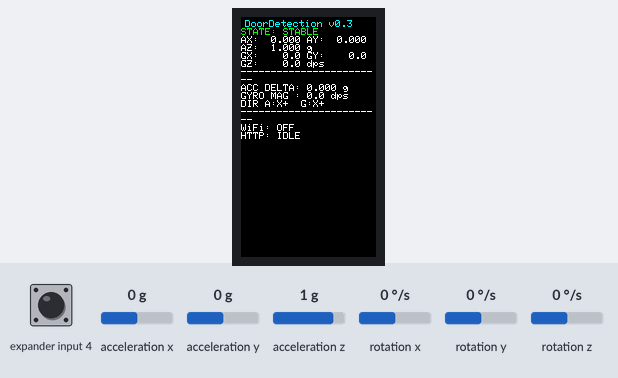
Recording of a sketch running on a simulated ESP32-S3. Shown: 135×240 colour display. The inputs (shaded band) are chosen by the test bench; at power-on: acceleration x 0 g, acceleration y 0 g, acceleration z 1 g, rotation y 0 °/s, rotation z 0 °/s, expander input 4 HIGH, rotation x 0 °/s. WiFi joins after 1.5 s; servers stay silent unless stated; uploads are accepted with an empty reply; not simulated (calls return 0 or success): secrets.h; what the sketch prints to the serial monitor is not drawn.

Above: at 1.3 s.
1.4 s: acceleration x set to -1.4 g
At 1.57 s:
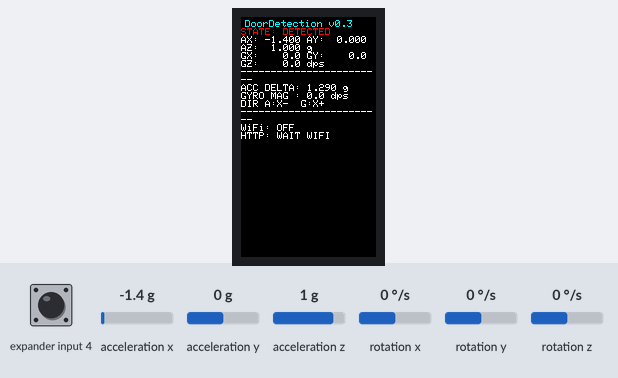
3.3 s: acceleration y set to -0.8 g
At 3.48 s:
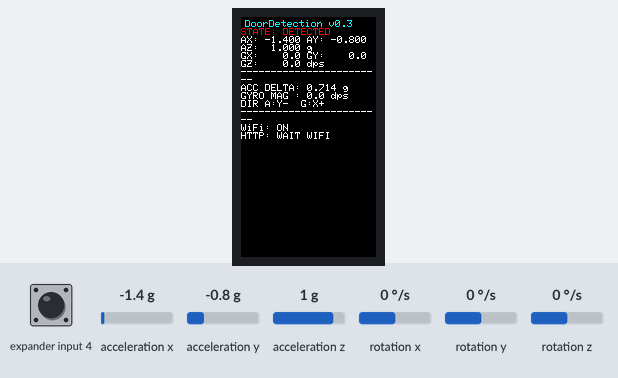
5.2 s: acceleration z set to 0 g
At 6.72 s:
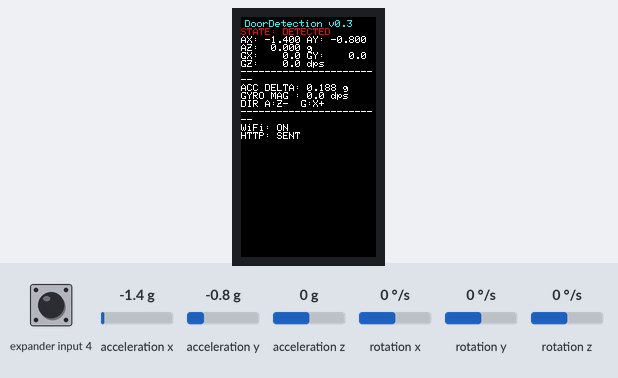
8.2 s: rotation y set to -192 °/s
At 9.8 s:
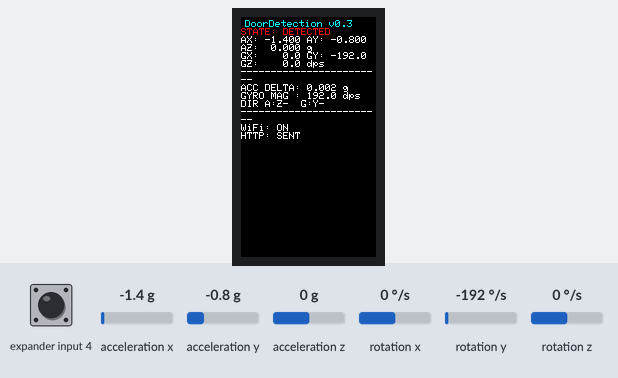
10.2 s: rotation y set to 0 °/s
At 11.4 s:
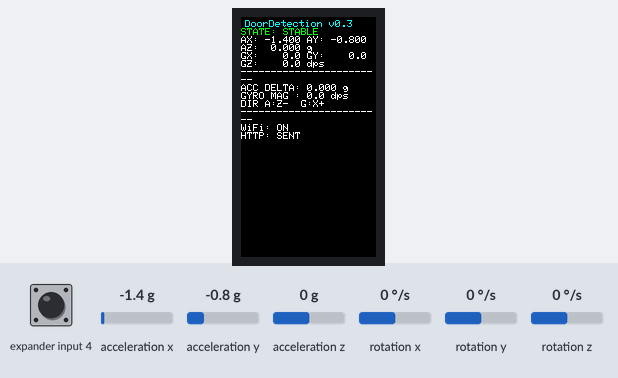
13.2 s: rotation z set to -192 °/s
At 14.2 s:
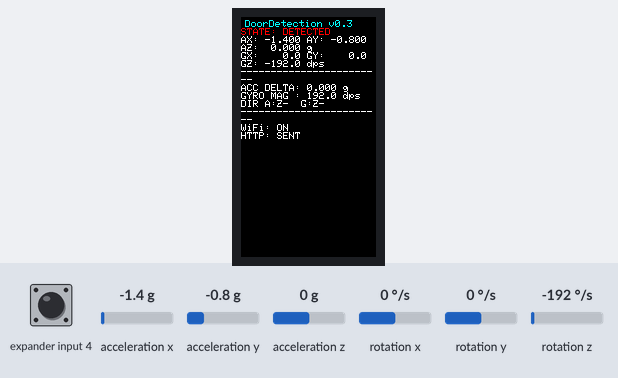

Measured:
- after the input at 1.4 s, the display: changes after 0.13 s (image 1)
- after the input at 3.3 s, the display: first differs from a run without the input after 0.13 s (image 2)
- after the input at 5.2 s, the display: first differs from a run without the input after 0.14 s (image 3 shows a later state)
- after the input at 10.2 s, the display: first changes after 0.05 s (image 5 shows a later state)
- after the input at 13.2 s, the display: changes after 0.25 s (image 6)

The sketch:

DoorDetection.ino
```cpp
#include <M5Cardputer.h>
#include <WiFi.h>
#include <HTTPClient.h>
#include <math.h>

#include "secrets.h"

// ====================================================
// DoorDetection v0.3
// Cardputer ADV - Real-time IMU Motion Monitor
// ====================================================

// Windows PC 주소로 변경
const char* SERVER_URL =
    "http://10.50.13.92:8080/api/events";

// 측정 및 화면 갱신 주기
constexpr uint32_t SAMPLE_MS = 20;
constexpr uint32_t DISPLAY_MS = 100;

// 감지 시작 임계값
constexpr float ACC_ON_G = 0.16f;
constexpr float GYRO_ON_DPS = 20.0f;

// 감지 종료 임계값 (시작보다 낮게 설정)
constexpr float ACC_OFF_G = 0.07f;
constexpr float GYRO_OFF_DPS = 7.0f;

// 이 시간 동안 안정 상태가 지속되면 감지 해제
constexpr uint32_t STABLE_MS = 500;

// 가속도 기준값 갱신 속도
constexpr float FILTER_ALPHA = 0.04f;

// 네트워크 재연결/전송 재시도
constexpr uint32_t WIFI_RETRY_MS = 10000;
constexpr uint32_t HTTP_RETRY_MS = 5000;

// ====================================================
// 상태
// ====================================================

bool detected = false;
bool stableCounting = false;
bool accelReady = false;

bool eventPending = false;

uint32_t lastSample = 0;
uint32_t lastDisplay = 0;
uint32_t stableSince = 0;
uint32_t lastWiFiAttempt = 0;
uint32_t lastHttpAttempt = 0;

float eventMotionG = 0.0f;

// 원본 가속도
float ax = 0, ay = 0, az = 0;

// 원본 각속도
float gx = 0, gy = 0, gz = 0;

// 천천히 움직이는 기준 가속도
float refX = 0, refY = 0, refZ = 0;

// 순간 가속도 변화량
float dx = 0, dy = 0, dz = 0;

float accelMotion = 0;
float gyroMotion = 0;

// 화면에 표시할 주요 방향
char accelDirection[3] = "--";
char gyroDirection[3] = "--";

const char* serverStatus = "IDLE";

// ====================================================
// 방향 계산
// ====================================================

void getDominantDirection(
    float x, float y, float z,
    char* output
) {
    float absX = fabsf(x);
    float absY = fabsf(y);
    float absZ = fabsf(z);

    char axis = 'X';
    float value = x;

    if (absY > absX && absY >= absZ) {
        axis = 'Y';
        value = y;
    } else if (absZ > absX && absZ > absY) {
        axis = 'Z';
        value = z;
    }

    output[0] = axis;
    output[1] = value >= 0 ? '+' : '-';
    output[2] = '\0';
}

// ====================================================
// 감지 상태 처리
// ====================================================

void startDetection() {
    detected = true;
    stableCounting = false;

    // 서버 이벤트 발생
    // 아직 보내지 못한 이벤트가 있다면 보존
    if (!eventPending) {
        eventMotionG = accelMotion;
        eventPending = true;
        lastHttpAttempt = millis() - HTTP_RETRY_MS;
    }

    Serial.printf(
        "[DETECTED] ACC=%.3f g, GYRO=%.1f dps\n",
        accelMotion,
        gyroMotion
    );
}

void stopDetection() {
    detected = false;
    stableCounting = false;

    Serial.println("[STABLE] Motion stopped");
}

// ====================================================
// IMU 측정
// ====================================================

void updateIMU() {
    if (!M5.Imu.update()) {
        return;
    }

    auto imu = M5.Imu.getImuData();

    ax = imu.accel.x;
    ay = imu.accel.y;
    az = imu.accel.z;

    gx = imu.gyro.x;
    gy = imu.gyro.y;
    gz = imu.gyro.z;

    // 최초 측정값으로 기준 초기화
    if (!accelReady) {
        refX = ax;
        refY = ay;
        refZ = az;
        accelReady = true;
        return;
    }

    // 현재 가속도와 느리게 움직이는 기준값 차이
    dx = ax - refX;
    dy = ay - refY;
    dz = az - refZ;

    // 가속도 변화량의 크기
    accelMotion = sqrtf(
        dx * dx +
        dy * dy +
        dz * dz
    );

    // 자이로 각속도의 크기
    gyroMotion = sqrtf(
        gx * gx +
        gy * gy +
        gz * gz
    );

    // 가장 크게 반응한 축 표시
    getDominantDirection(dx, dy, dz, accelDirection);
    getDominantDirection(gx, gy, gz, gyroDirection);

    // 가속도 기준값을 천천히 현재 자세에 맞춰 갱신
    refX += FILTER_ALPHA * dx;
    refY += FILTER_ALPHA * dy;
    refZ += FILTER_ALPHA * dz;

    // ----------------------------------------------
    // 감지 시작 조건
    // ----------------------------------------------
    bool moving =
        accelMotion >= ACC_ON_G ||
        gyroMotion >= GYRO_ON_DPS;

    // ----------------------------------------------
    // 감지 종료 조건
    // ----------------------------------------------
    bool stable =
        accelMotion <= ACC_OFF_G &&
        gyroMotion <= GYRO_OFF_DPS;

    uint32_t now = millis();

    if (!detected) {
        if (moving) {
            startDetection();
        }
        return;
    }

    // 이미 감지 중인 경우
    if (stable) {
        if (!stableCounting) {
            stableCounting = true;
            stableSince = now;
        }

        if (now - stableSince >= STABLE_MS) {
            stopDetection();
        }
    } else {
        stableCounting = false;
    }
}

// ====================================================
// Wi-Fi
// ====================================================

void updateWiFi() {
    if (WiFi.status() == WL_CONNECTED) {
        return;
    }

    uint32_t now = millis();

    if (now - lastWiFiAttempt < WIFI_RETRY_MS) {
        return;
    }

    lastWiFiAttempt = now;

    Serial.println("[WIFI] Connecting...");
    WiFi.begin(WIFI_SSID, WIFI_PASSWORD);
}

// ====================================================
// HTTP 전송
// ====================================================

bool sendMotionEvent(float motionG) {
    if (WiFi.status() != WL_CONNECTED) {
        return false;
    }

    WiFiClient client;
    HTTPClient http;

    http.setConnectTimeout(1000);
    http.setTimeout(1200);

    if (!http.begin(client, SERVER_URL)) {
        return false;
    }

    http.addHeader(
        "Content-Type",
        "application/json"
    );

    String body =
        "{\"deviceId\":\"cardputer-door-01\","
        "\"event\":\"MOTION_DETECTED\","
        "\"motionG\":" +
        String(motionG, 3) + "}";

    int code = http.POST(body);

    http.end();

    Serial.printf("[HTTP] Status: %d\n", code);

    return code >= 200 && code < 300;
}

void updateHTTP() {
    if (!eventPending) {
        return;
    }

    uint32_t now = millis();

    if (now - lastHttpAttempt < HTTP_RETRY_MS) {
        return;
    }

    lastHttpAttempt = now;

    if (WiFi.status() != WL_CONNECTED) {
        serverStatus = "WAIT WIFI";
        return;
    }

    serverStatus = "SENDING";

    if (sendMotionEvent(eventMotionG)) {
        eventPending = false;
        serverStatus = "SENT";
    } else {
        serverStatus = "RETRY";
    }
}

// ====================================================
// LCD
// ====================================================

void drawScreen() {
    auto &d = M5Cardputer.Display;

    d.fillScreen(BLACK);
    d.setCursor(4, 3);
    d.setTextSize(1);

    d.setTextColor(CYAN);
    d.println("DoorDetection v0.3");

    if (detected) {
        d.setTextColor(RED);
        d.println("STATE: DETECTED");
    } else {
        d.setTextColor(GREEN);
        d.println("STATE: STABLE");
    }

    d.setTextColor(WHITE);

    // 가속도 원본값
    d.printf("AX:%7.3f AY:%7.3f\n", ax, ay);
    d.printf("AZ:%7.3f g\n", az);

    // 각속도 원본값
    d.printf("GX:%7.1f GY:%7.1f\n", gx, gy);
    d.printf("GZ:%7.1f dps\n", gz);

    d.println("------------------------");

    // 순간 가속도 및 각속도
    d.printf("ACC DELTA: %.3f g\n", accelMotion);
    d.printf("GYRO MAG : %.1f dps\n", gyroMotion);

    d.printf(
        "DIR A:%s  G:%s\n",
        accelDirection,
        gyroDirection
    );

    d.println("------------------------");

    d.printf(
        "WiFi: %s\n",
        WiFi.status() == WL_CONNECTED ? "ON" : "OFF"
    );

    d.printf("HTTP: %s\n", serverStatus);
}

// ====================================================
// SETUP
// ====================================================

void setup() {
    auto cfg = M5.config();
    M5Cardputer.begin(cfg, true);

    Serial.begin(115200);

    auto &d = M5Cardputer.Display;
    d.setRotation(1);
    d.fillScreen(BLACK);
    d.setCursor(10, 10);
    d.setTextColor(WHITE);
    d.println("Starting DoorDetection...");

    if (!M5.Imu.isEnabled()) {
        d.println("IMU NOT FOUND");
        while (true) {
            delay(1000);
        }
    }

    // Wi-Fi 연결은 비동기적으로 진행
    WiFi.mode(WIFI_STA);
    lastWiFiAttempt = millis() - WIFI_RETRY_MS;

    // 첫 번째 IMU 샘플에서 기준값 초기화
    accelReady = false;
}

// ====================================================
// LOOP
// ====================================================

void loop() {
    M5Cardputer.update();

    uint32_t now = millis();

    // 약 20ms마다 IMU 데이터 갱신 시도
    if (now - lastSample >= SAMPLE_MS) {
        lastSample = now;
        updateIMU();
    }

    // 네트워크 관리
    updateWiFi();
    updateHTTP();

    // 약 100ms마다 LCD 갱신
    if (now - lastDisplay >= DISPLAY_MS) {
        lastDisplay = now;
        drawScreen();
    }

    delay(1);
}
```
